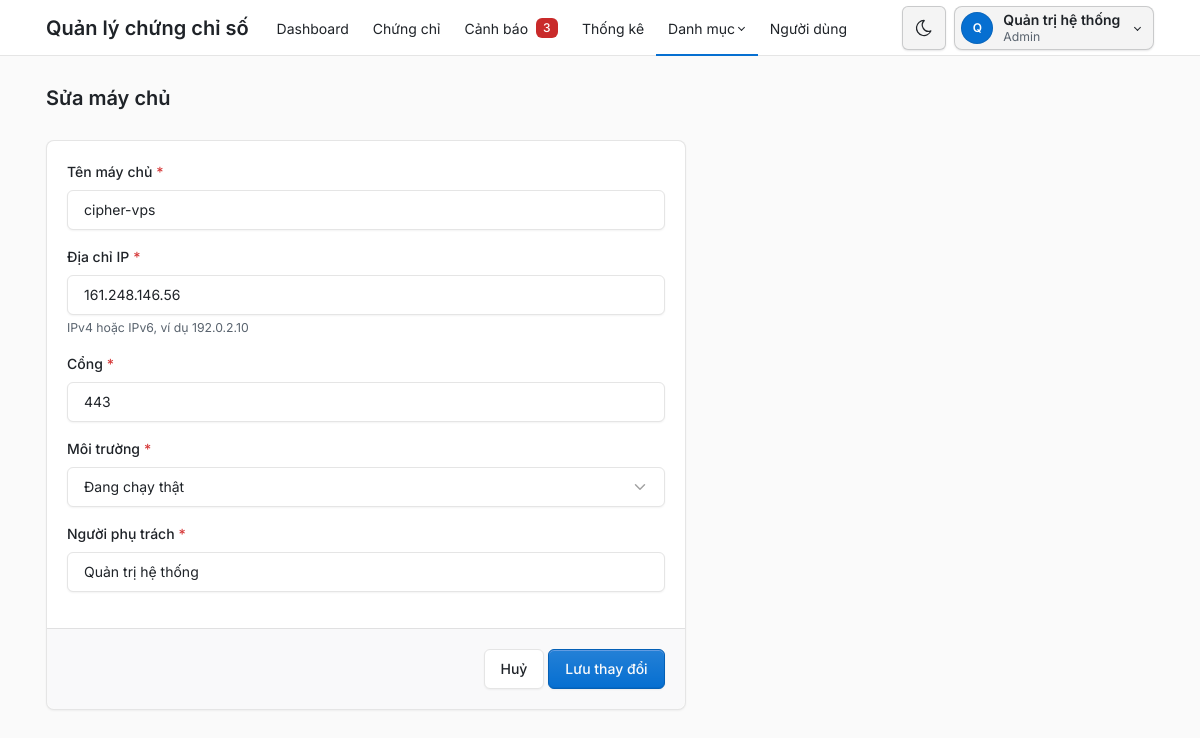
Page /admin/may_chu_form.php?id=5 (signed in) on the committed database.
### tables this page shows
CREATE TABLE users (
    id INT UNSIGNED AUTO_INCREMENT PRIMARY KEY,
    username VARCHAR(50) NOT NULL UNIQUE,
    password_hash VARCHAR(255) NOT NULL,
    full_name VARCHAR(100) NOT NULL,
    role_id INT UNSIGNED NOT NULL,
    is_locked TINYINT(1) NOT NULL DEFAULT 0,  
     
    failed_logins TINYINT UNSIGNED NOT NULL DEFAULT 0,
    locked_until DATETIME NULL,
    CONSTRAINT fk_users_role FOREIGN KEY (role_id) REFERENCES roles (id) ON DELETE RESTRICT
);

CREATE TABLE roles (
    id INT UNSIGNED AUTO_INCREMENT PRIMARY KEY,
    name VARCHAR(50) NOT NULL UNIQUE
);

CREATE TABLE servers (
    id INT UNSIGNED AUTO_INCREMENT PRIMARY KEY,
    hostname VARCHAR(255) NOT NULL,
    ip_address VARCHAR(45) NOT NULL,  
    port SMALLINT UNSIGNED NOT NULL DEFAULT 443,
    environment ENUM('production', 'staging', 'development') NOT NULL DEFAULT 'production',
    owner VARCHAR(100) NOT NULL,
    CONSTRAINT chk_servers_port CHECK (port BETWEEN 1 AND 65535)
);

### src/auth.php (called while the page is built, shortened)
<?php
function nguoiDungHienTai(PDO $pdo): ?array
{
    $cau = $pdo->prepare('SELECT u.id, u.username, u.full_name, r.name AS role_name
                          FROM users u JOIN roles r ON r.id = u.role_id
                          WHERE u.id = ? AND u.is_locked = 0');
    $cau->execute([$_SESSION['user_id']]);
    return $cau->fetch() ?: null;
}
function laAdmin(array $nguoi): bool
{
    return $nguoi['role_name'] === VAI_TRO_ADMIN;
}
function yeuCauDangNhap(PDO $pdo): array
{
    $nguoi = nguoiDungHienTai($pdo);
    return $nguoi;
}

### src/chung_chi.php (called while the page is built, shortened)
<?php
function demCanhBaoMoi(PDO $pdo): int
{
    return (int) $pdo->query('SELECT COUNT(*) FROM ' . CANH_BAO_DANG_XET . " AND a.status = 'new'")->fetchColumn();
}

### src/danh_muc.php (called while the page is built, shortened)
<?php
function timMayChu(PDO $pdo, int $id): ?array
{
    $cau = $pdo->prepare('SELECT * FROM servers WHERE id = ?');
    $cau->execute([$id]);
    return $cau->fetch() ?: null;
}

### public/admin/may_chu_form.php (the view, shortened to what this page needs)
<?php
require __DIR__ . '/../../src/khoi_dong.php';
require __DIR__ . '/../../src/danh_muc.php';
$pdo = ketNoiCsdl();
$nguoi = yeuCauDangNhap($pdo);
$id = isset($_GET['id']) ? (int) $_GET['id'] : null;
$loi = [];
if ($id !== null) {
    $giaTri = timMayChu($pdo, $id);
}
$hanhDong = 'admin/may_chu_form.php' . ($id !== null ? '?id=' . $id : '');
$trangHienTai = 'may_chu';
require __DIR__ . '/../../views/dau_trang.php';
require __DIR__ . '/../../views/tieu_de_trang.php';
?>
<div class="page-body">
    <div class="container-xl">
        <div class="row">
            <div class="col-lg-7">
                <form class="card" method="post" action="<?= e(url($hanhDong)) ?>" data-kiem-tra novalidate>
                    <div class="card-body">
                        <?= oNhap('hostname', 'Tên máy chủ', $giaTri['hostname'], $loi,
                            'required maxlength="255" pattern="[A-Za-z0-9._\-]+" autocomplete="off"',
                            'Gồm chữ không dấu, số, dấu chấm, gạch dưới, gạch ngang.') ?>
                        <?= oNhap('ip_address', 'Địa chỉ IP', $giaTri['ip_address'], $loi,
                            'required maxlength="45" pattern="[0-9A-Fa-f:.]+" autocomplete="off"',
                            'Địa chỉ IP không hợp lệ.', 'IPv4 hoặc IPv6, ví dụ 192.0.2.10') ?>
                        <?= oNhap('port', 'Cổng', (string) $giaTri['port'], $loi,
                            'required type="number" min="1" max="65535"', 'Cổng phải là số từ 1 đến 65535.') ?>
                        <?= oChon('environment', 'Môi trường', MOI_TRUONG, $giaTri['environment'], $loi, 'Hãy chọn môi trường.') ?>
                        <?= oNhap('owner', 'Người phụ trách', $giaTri['owner'], $loi,
                            'required maxlength="100" autocomplete="off"', 'Người phụ trách là bắt buộc.') ?>
                    </div>
                    <div class="card-footer text-end">
                        <a class="btn" href="<?= e(url('admin/may_chu.php')) ?>">Huỷ</a>
                        <button type="submit" class="btn btn-primary"><?= $id === null ? 'Thêm máy chủ' : 'Lưu thay đổi' ?></button>
                    </div>
                </form>
            </div>
        </div>
    </div>
</div>
<?php require __DIR__ . '/../../views/cuoi_trang.php'; ?>

### views/dau_trang.php (shortened to what this page needs)
<?php
$nguoi ??= null;
$trangHienTai ??= '';
$coThanhRieng ??= false;
$soCanhBaoMenu = 0;
if ($nguoi !== null) {
    require_once __DIR__ . '/../src/chung_chi.php';
    $soCanhBaoMenu = demCanhBaoMoi($pdo);
}
$trongDanhMuc = in_array($trangHienTai, ['may_chu', 'ten_mien', 'to_chuc_cap'], true);
$nutGiaoDien = <<<'HTML'
<button type="button" class="nav-link px-2 bg-transparent border-0" data-doi-giao-dien
        title="Đổi giao diện sáng/tối" aria-label="Đổi giao diện sáng/tối">
    <svg class="icon hide-theme-dark" xmlns="http://www.w3.org/2000/svg" width="24" height="24" viewBox="0 0 24 24" fill="none" stroke="currentColor" stroke-width="2" stroke-linecap="round" stroke-linejoin="round" aria-hidden="true"><path d="M12 3c.132 0 .263 0 .393 0a7.5 7.5 0 0 0 7.92 12.446a9 9 0 1 1 -8.313 -12.454z"/></svg>
    <svg class="icon hide-theme-light" xmlns="http://www.w3.org/2000/svg" width="24" height="24" viewBox="0 0 24 24" fill="none" stroke="currentColor" stroke-width="2" stroke-linecap="round" stroke-linejoin="round" aria-hidden="true"><circle cx="12" cy="12" r="4"/><path d="M3 12h1m8 -9v1m8 8h1m-9 8v1m-6.4 -15.4l.7 .7m12.1 -.7l-.7 .7m0 11.4l.7 .7m-12.1 -.7l-.7 .7"/></svg>
</button>
HTML;
?>
<!doctype html>
<html lang="vi" data-bs-theme="light">
<head>
    <link rel="stylesheet" href="<?= e(url('assets/tabler/tabler.min.css')) ?>">
    <link rel="stylesheet" href="<?= e(url('assets/inter/inter.css')) ?>">
    <link rel="stylesheet" href="<?= e(url('assets/app.css')) ?>">
</head>
<body>
<?php if ($nguoi === null && !$coThanhRieng): ?>
    <div class="position-absolute top-0 end-0 p-3"><?= $nutGiaoDien ?></div>
<?php elseif ($nguoi !== null): ?>
    <div class="page">
        <header class="navbar navbar-expand-md d-print-none">
            <div class="container-xl">
                <a class="navbar-brand me-3 ten-he-thong-qt" href="<?= e(url('index.php')) ?>">Quản lý chứng chỉ số</a>
                <div class="navbar-nav flex-row order-md-last align-items-center thanh-tai-khoan">
                    <?= $nutGiaoDien ?>
                    <div class="nav-item dropdown">
                        <a href="#" class="nut-tai-khoan dropdown-toggle" data-bs-toggle="dropdown" aria-label="Mở menu tài khoản">
                            <span class="avatar avatar-sm"><?= e(mb_substr($nguoi['full_name'], 0, 1)) ?></span>
                            <span class="d-none d-md-block">
                                <span class="d-block nut-tai-khoan-ten"><?= e($nguoi['full_name']) ?></span>
                                <span class="d-block small text-secondary"><?= e($nguoi['role_name']) ?></span>
                            </span>
                        </a>
                    </div>
                </div>
                <div class="collapse navbar-collapse" id="menu-chinh">
                    <ul class="navbar-nav">
                        <li class="nav-item <?= $trangHienTai === 'dashboard' ? 'active' : '' ?>">
                            <a class="nav-link" href="<?= e(url('admin/index.php')) ?>">Dashboard</a>
                        </li>
                        <li class="nav-item <?= $trangHienTai === 'chung_chi' ? 'active' : '' ?>">
                            <a class="nav-link" href="<?= e(url('admin/chung_chi.php')) ?>">Chứng chỉ</a>
                        </li>
                        <li class="nav-item <?= $trangHienTai === 'canh_bao' ? 'active' : '' ?>">
                            <a class="nav-link" href="<?= e(url('admin/canh_bao.php')) ?>">
                                Cảnh báo
                                <?php if ($soCanhBaoMenu > 0): ?>
                                    <span class="badge so-canh-bao ms-2"><?= $soCanhBaoMenu ?><span class="visually-hidden"> cảnh báo mới</span></span>
                                <?php endif; ?>
                            </a>
                        </li>
                        <li class="nav-item <?= $trangHienTai === 'thong_ke' ? 'active' : '' ?>">
                            <a class="nav-link" href="<?= e(url('admin/thong_ke.php')) ?>">Thống kê</a>
                        </li>
                        <li class="nav-item dropdown <?= $trongDanhMuc ? 'active' : '' ?>">
                            <a class="nav-link dropdown-toggle" href="#" data-bs-toggle="dropdown" role="button" aria-expanded="false">Danh mục</a>
                        </li>
                        <?php if (laAdmin($nguoi)): ?>
                            <li class="nav-item <?= $trangHienTai === 'nguoi_dung' ? 'active' : '' ?>">
                                <a class="nav-link" href="<?= e(url('admin/nguoi_dung.php')) ?>">Người dùng</a>
                            </li>
                        <?php endif; ?>
                    </ul>
                </div>
            </div>
        </header>
        <div class="page-wrapper">
<?php endif; ?>

### src/khoi_dong.php (shortened to what this page needs)
<?php
require_once __DIR__ . '/../config/db.php';
require_once __DIR__ . '/auth.php';
function e(?string $chuoi): string
{
    return htmlspecialchars((string) $chuoi, ENT_QUOTES, 'UTF-8');
}
function url(string $duongDan): string
{
    $thuMucPublic = str_replace('\\', '/', realpath(__DIR__ . '/../public'));
    $gocWeb = str_replace('\\', '/', realpath($_SERVER['DOCUMENT_ROOT']));
    return substr($thuMucPublic, strlen($gocWeb)) . '/' . $duongDan;
}
function oNhap(string $ten, string $nhan, ?string $giaTri, array $loi, string $thuocTinh = '', string $loiMacDinh = '', string $goiY = ''): string
{
    $batBuoc = str_contains($thuocTinh, 'required') ? ' required' : '';
    $saiCss = isset($loi[$ten]) ? ' is-invalid' : '';
    $html = '<div class="mb-3">'
        . '<label class="form-label' . $batBuoc . '" for="' . e($ten) . '">' . e($nhan) . '</label>'
        . '<input class="form-control' . $saiCss . '" id="' . e($ten) . '" name="' . e($ten) . '" value="' . e($giaTri) . '" ' . $thuocTinh . '>'
        . '<div class="invalid-feedback">' . e($loi[$ten] ?? $loiMacDinh) . '</div>';
    if ($goiY !== '') {
        $html .= '<small class="form-hint">' . e($goiY) . '</small>';
    }
    return $html . '</div>';
}
function oChon(string $ten, string $nhan, array $luaChon, ?string $dangChon, array $loi, string $loiMacDinh, bool $batBuoc = true): string
{
    $saiCss = isset($loi[$ten]) ? ' is-invalid' : '';
    $html = '<div class="mb-3">'
        . '<label class="form-label' . ($batBuoc ? ' required' : '') . '" for="' . e($ten) . '">' . e($nhan) . '</label>'
        . '<select class="form-select' . $saiCss . '" id="' . e($ten) . '" name="' . e($ten) . '"' . ($batBuoc ? ' required' : '') . '>'
        . '<option value="">' . ($batBuoc ? 'Chọn' : 'Tất cả') . '</option>';
    foreach ($luaChon as $giaTri => $nhanLuaChon) {
        $chon = (string) $giaTri === (string) $dangChon ? ' selected' : '';
        $html .= '<option value="' . e((string) $giaTri) . '"' . $chon . '>' . e($nhanLuaChon) . '</option>';
    }
    return $html . '</select><div class="invalid-feedback">' . e($loi[$ten] ?? $loiMacDinh) . '</div></div>';
}

### public/assets/app.css (style rules this page uses)
:root, [data-bs-theme="light"] { --tblr-font-sans-serif: "Inter", "Segoe UI", system-ui, -apple-system, sans-serif; --tblr-body-font-family: var(--tblr-font-sans-serif); --tblr-body-line-height: 1.5; --tblr-body-color: #1f2328; --tblr-secondary: #59636e; --tblr-secondary-color: #59636e; }
@media screen { html { overflow-y: scroll; } }
.so-canh-bao { background: #c92a2a; color: #fff; }
.thanh-tai-khoan { --khoi-bong: 0 1px 2px rgba(10, 14, 20, 0.1); --khoi-nen: rgba(10, 14, 20, 0.045); --khoi-nen-re: rgba(10, 14, 20, 0.09); --khoi-vien: rgba(10, 14, 20, 0.18); --khoi-vien-re: rgba(10, 14, 20, 0.34); gap: 0.5rem; }
.nut-tai-khoan { align-items: center; background: var(--khoi-nen); border: 1px solid var(--khoi-vien); border-radius: 0.5rem; box-shadow: var(--khoi-bong); color: var(--tblr-body-color); display: flex; gap: 0.625rem; line-height: 1.3; min-height: 2.75rem; padding: 0.25rem 0.75rem 0.25rem 0.375rem; transition: background-color 0.15s ease, border-color 0.15s ease; }
.nut-tai-khoan .avatar { background: var(--tblr-primary); color: #fff; font-weight: 600; }
.nut-tai-khoan-ten { font-weight: 600; }
.thanh-tai-khoan [data-doi-giao-dien] { align-items: center; background-color: var(--khoi-nen) !important; border: 1px solid var(--khoi-vien) !important; border-radius: 0.5rem; box-shadow: var(--khoi-bong); display: flex; height: 2.75rem; justify-content: center; transition: background-color 0.15s ease, border-color 0.15s ease; width: 2.75rem; }

### rows in the picture
users: full_name "Q", full_name "Quản trị hệ thống", role.name "Admin"
servers: hostname "cipher-vps", ip_address "161.248.146.56", owner "Quản trị hệ thống"

### other values in the picture
$soCanhBaoMenu "3"
$tieuDe "Sửa máy chủ"
$nhan "Tên máy chủ Địa chỉ IP Cổng Người phụ trách"
$goiY "IPv4 hoặc IPv6, ví dụ 192.0.2.10"
$nhan "Môi trường"
form field environment "Đang chạy thật"
